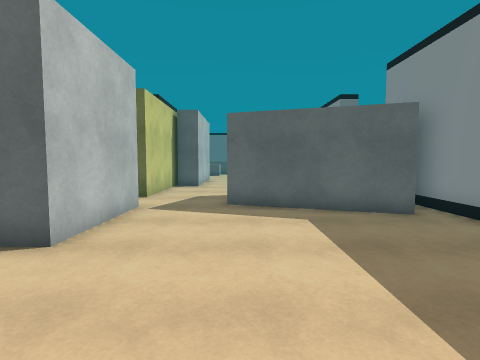
View 1 (above)

12 first-person views from a walk through a 3-D level made in the Unity game engine. The camera is 1.4 m above the floor, tilts 4° down and sees 80° across. Doors are open. The floor is counted in squares, 1 m on a side. Each view is taken from the middle of a square. On the plan, view 1 faces up. The plan holds only what a view shows up to about 14 squares ahead; the rest is blank. The place goes on beyond the plan. The player character is not drawn. Some surface patterns are stand-ins.

View 2
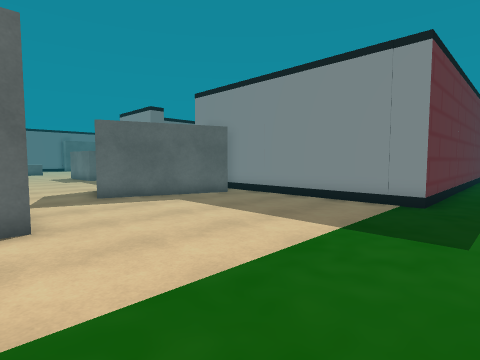

View 3
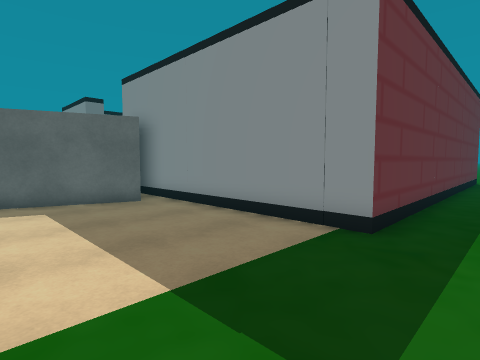

View 4
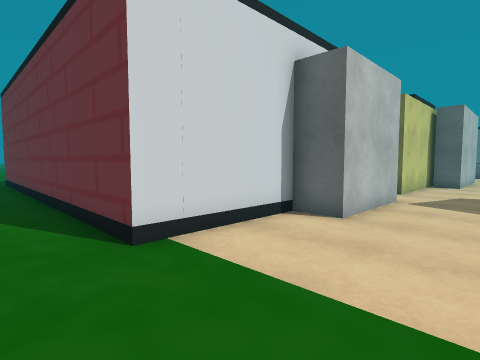

View 5
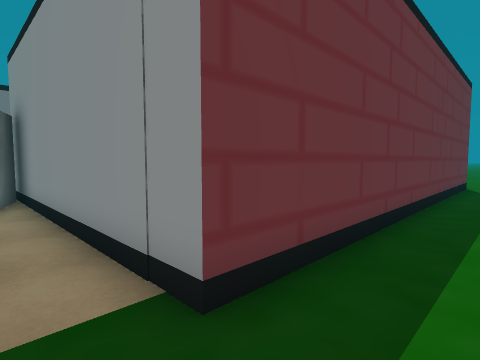

View 6
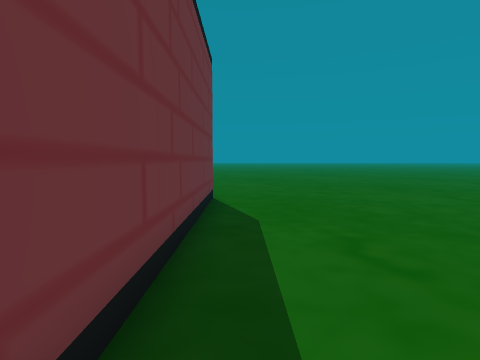

View 7
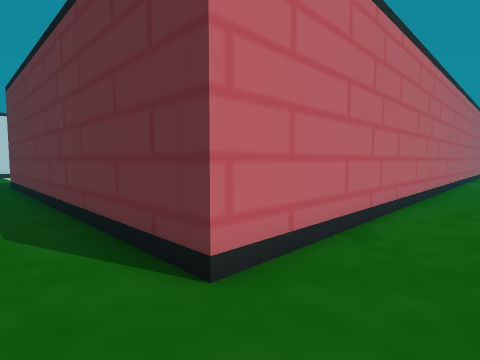

View 8
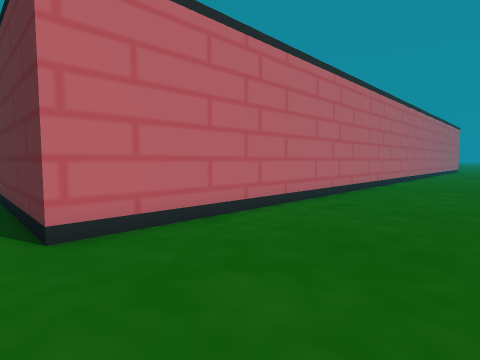

View 9
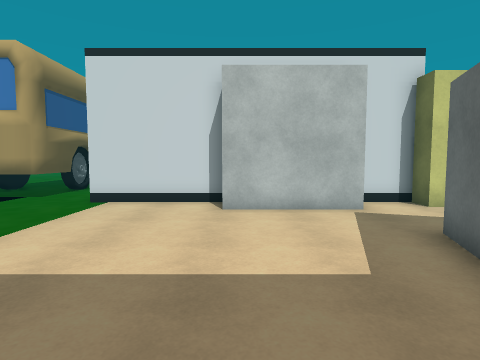

View 10
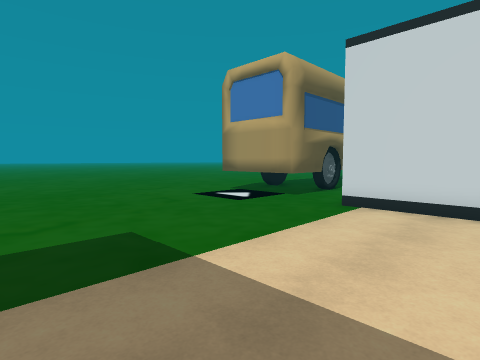

View 11
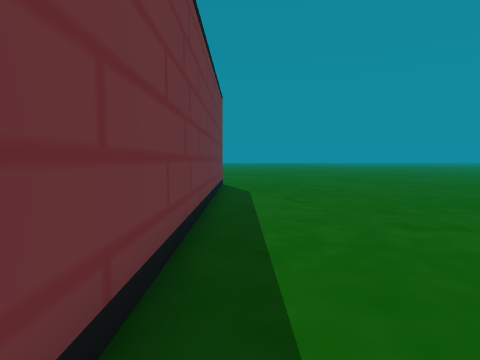

View 12
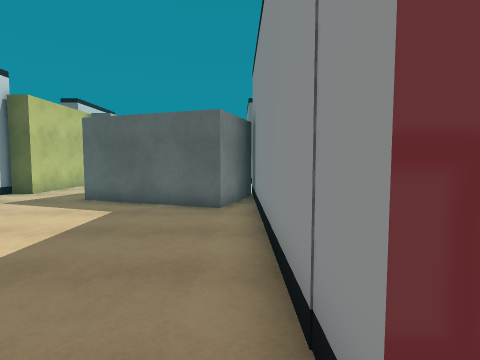

### Floor plan
Points are (right, up) in squares from view 1. A wall is a line through its corners. A room is listed if a view was taken in it or the views show most of it. See-through windows are left out.
Room 1 (views 1, 2, 3, 4, 5, 6, 9, 10, 11, 12)
walls: (4.4, 7.2) (-0.4, 8.9); (-3, 8.6) (-3, 4.5) (-4.5, 4.5) (-4.5, 0); (21.5, 0) (5.5, 0) (5.5, 11)
ways out: opening at (21.5, -1.5) to room 2; opening at (-5, -1); opening at (-1.5, 9)
Room 2 (views 7, 8)
walls: (21.5, 15.4) (21.5, 0)
ways out: opening at (21.5, -1.5) to room 1

Positions as (right, up) in squares from view 1, and headings:
1: (0, 0), facing up
2: (-4, -2), facing up-right
3: (0, -2), facing up-right
4: (0, -2), facing up-left
5: (4, -2), facing up-right
6: (11, -1), facing right
7: (24, -2), facing up-left
8: (27, -1), facing up-left
9: (5, 5), facing left
10: (4, 4), facing down-left
11: (5, -1), facing right
12: (5, -1), facing up
